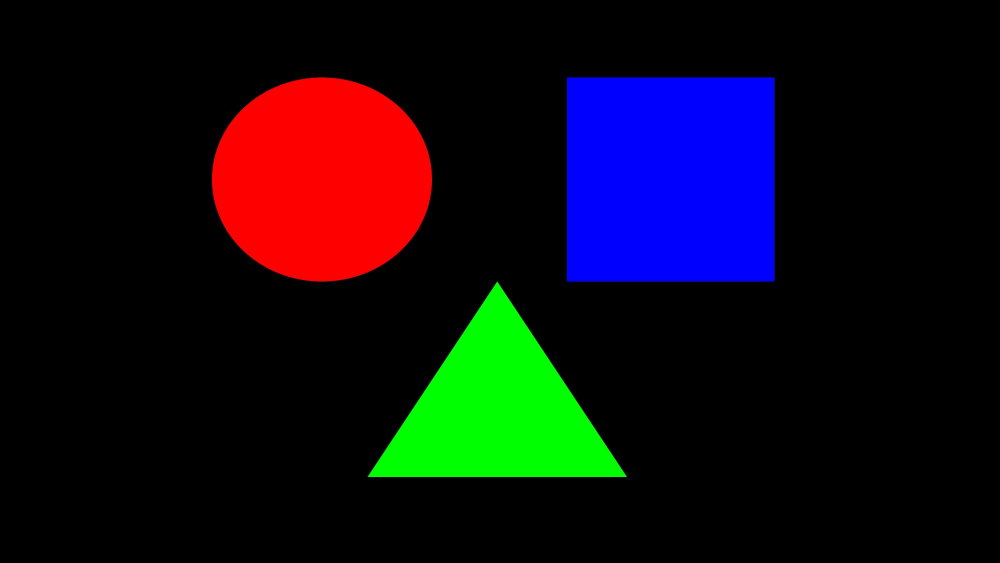
#> input picture Week_1/bestanden_ML/kodak dataset/RGB_kleuren.jpg, 2000 x 1125 px (shown at 1/2 size)
$ jupyter execute oefening2_afzonderlijkekleuren.ipynb
#> lines starting #> are read from the running program, lines starting #| are printed output that depends on the picture
[cell 1]
import matplotlib.pyplot as plt
import cv2 as cv
import numpy as np

[cell 2]
afbeelding = cv.imread('kodak dataset/RGB_kleuren.jpg')
#> afbeelding is the input picture: shape (1125, 2000, 3); mean B, G, R 19.2, 11.5, 16
# convert to RGB
afbeelding = cv.cvtColor(afbeelding, cv.COLOR_BGR2RGB)

[cell 3]
plt.imshow(afbeelding)
plt.show()

[cell 4]
afbeelding.shape
#> Out = (1125, 2000, 3)

[cell 5]
# de afzonderlijke kleurkanalen (rgb). Kijk of je elk kanaal kan visualiseren
rood  = afbeelding[:,:,0]
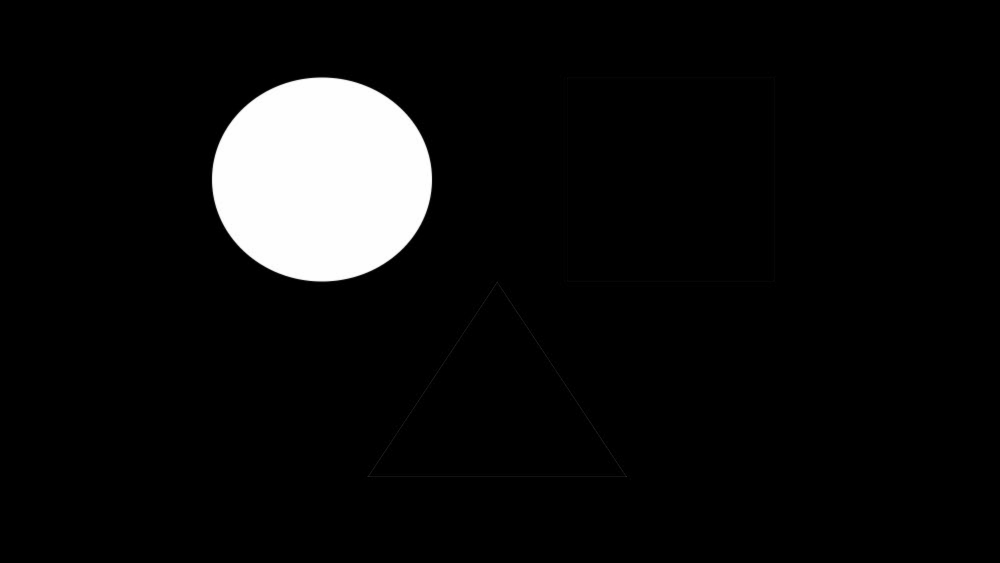
#> rood: shape (1125, 2000) (shown at 1/2 size); min 0, max 255, mean 16
groen = afbeelding[:,:,1]
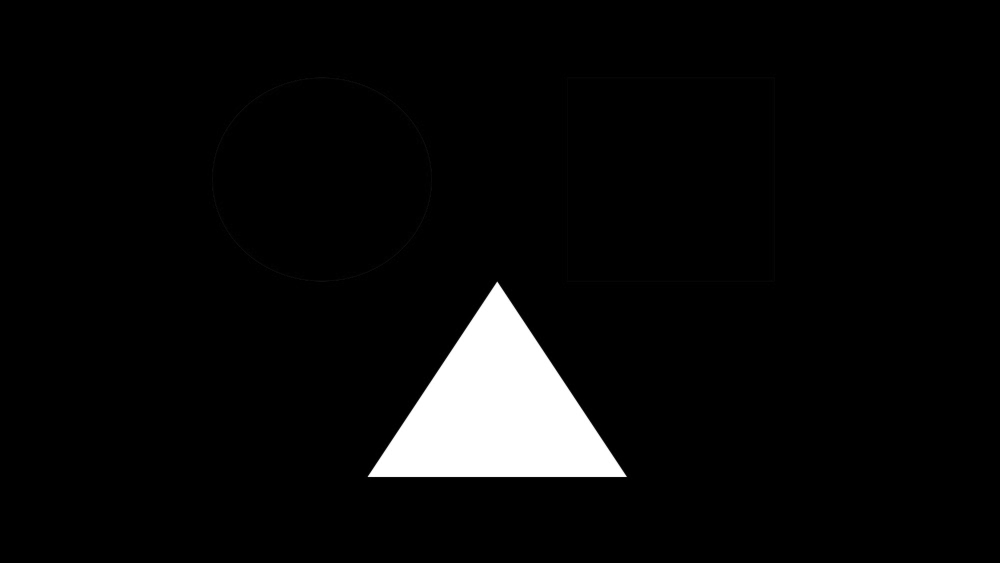
#> groen: shape (1125, 2000) (shown at 1/2 size); min 0, max 255, mean 11.5
blauw = afbeelding[:,:,2]
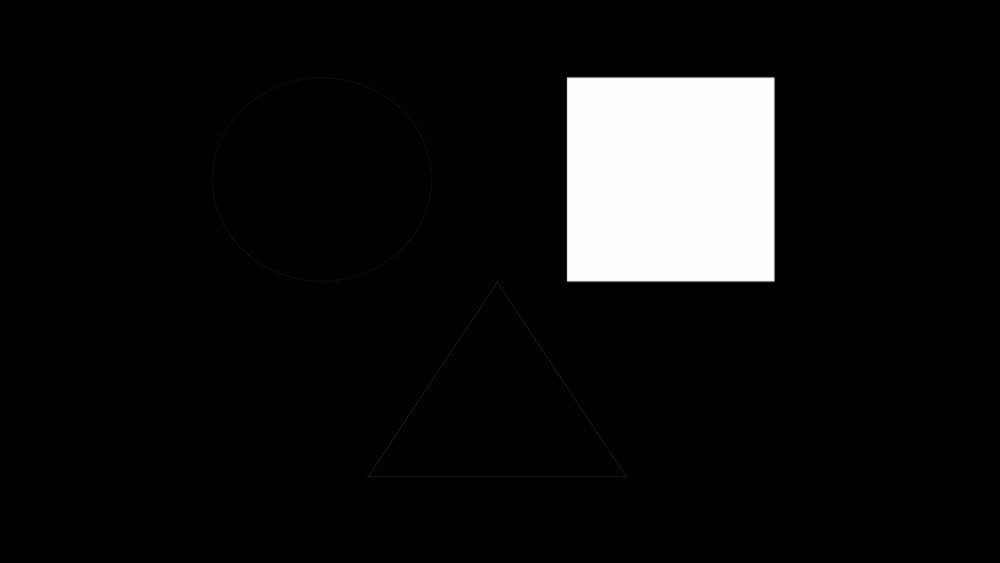
#> blauw: shape (1125, 2000) (shown at 1/2 size); min 0, max 255, mean 19.2

[cell 6]
plt.imshow(rood,cmap='gray')
plt.show()

[cell 7]
w = np.zeros([240,320,3])
w.shape

[cell 8]
# probeer zelf de kleuren te maken.
# Matplotlib gebruikt genormaliseerde kleur waarden tussen 0 en 1.
# Dus 255 is in matplotlib 1.
w[:,:,0]=1
w[:,:,1]=0
w[:,:,2]=0

[cell 9]
plt.imshow(w)
plt.show()
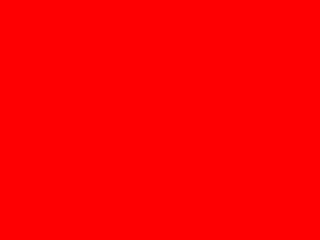
#> shown: shape (240, 320, 3) float64; mean R, G, B 1, 0, 0
